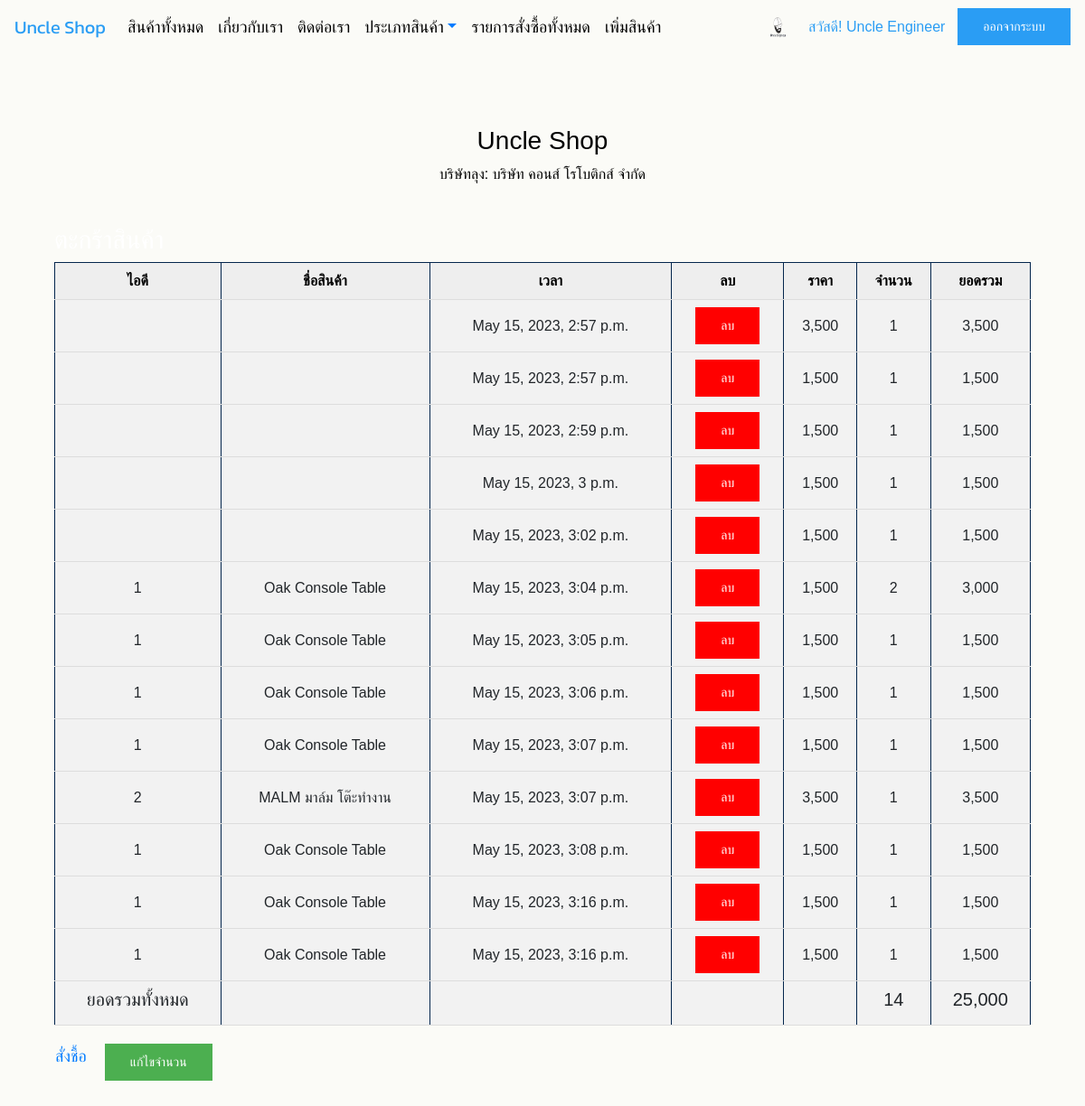
The app's page /mycart/ (signed in), older data.
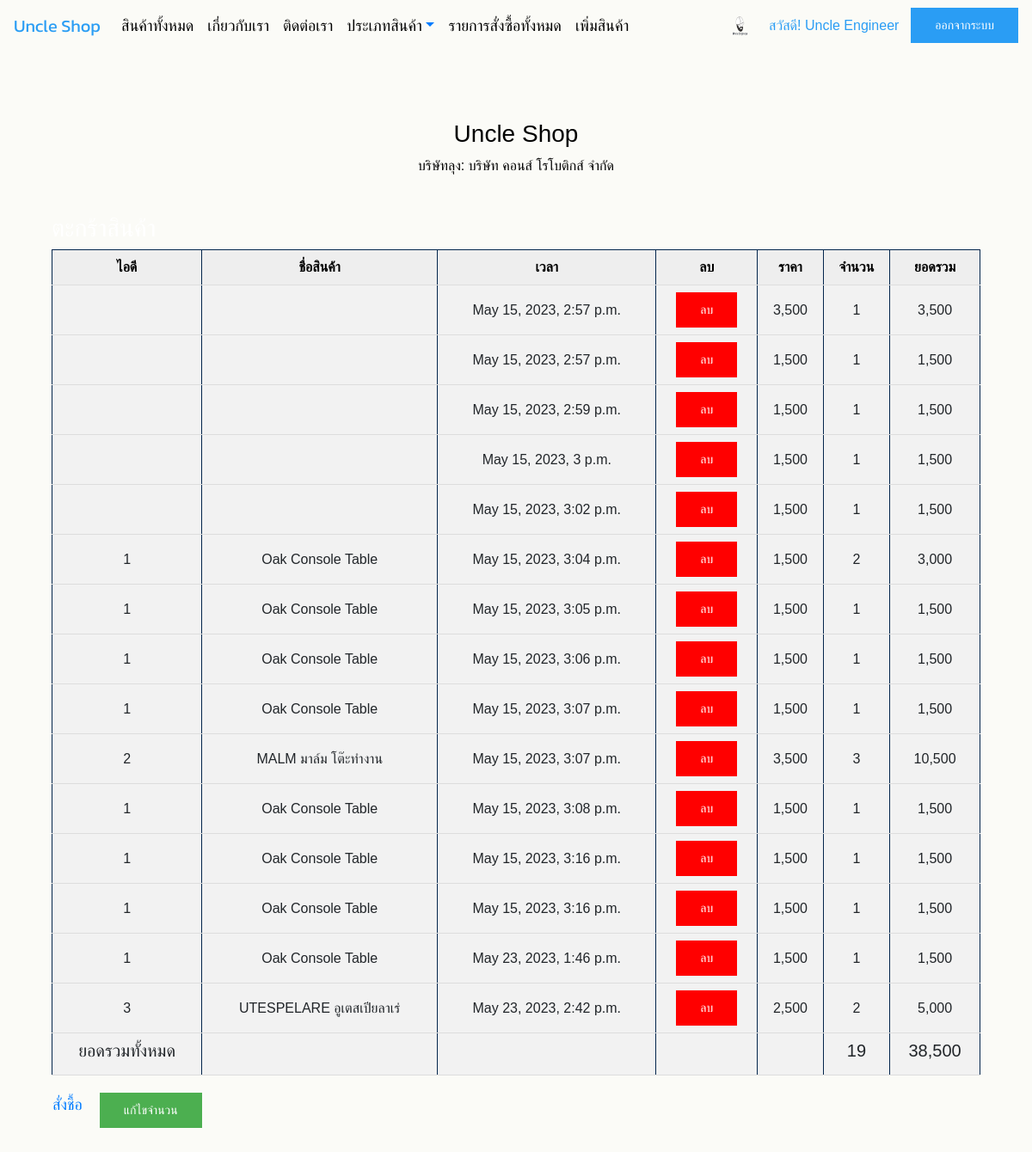
The same page, newer data.
### app_uncle_shop/models.py (models this page shows, shortened)
class Profile(models.Model):
    user = models.OneToOneField(User, on_delete=models.CASCADE)
    photo = models.ImageField(upload_to="photoprofile", null=True, blank=True, default='default.png')
    usertype = models.CharField(max_length=100, default='member')
    cartquan = models.IntegerField(default=0)

class Cart(models.Model):
    user = models.ForeignKey(User, on_delete=models.CASCADE)
    productid = models.CharField(max_length=100)
    productname = models.CharField(max_length=100)
    price = models.IntegerField()
    quantity = models.IntegerField()
    stamp = models.DateTimeField(auto_now_add=True, blank=True, null=True)
    total = models.IntegerField()

### app_uncle_shop/views.py (the view, shortened to what this page needs)
# urls.py: path('mycart/', my_cart, name='my-cart-page'),
def my_cart(request):
    username = request.user.username
    user = User.objects.get(username=username)
    context = {}
    mycart = Cart.objects.filter(user=user)
    count = sum([c.quantity for c in mycart])
    total = sum([c.total for c in mycart])
    context['mycart'] = mycart
    context['count'] = count
    context['total'] = total
    return render(request, 'app_uncle_shop/my-cart.html', context)

### app_uncle_shop/templates/app_uncle_shop/my-cart.html (shortened to what this page needs)
{% extends 'app_uncle_shop/index.html' %}
{% load humanize %}
{% block content %}
<html>
  <head>
    <br />
    <div class="container">
      <div class="text-color-white">
        <h3>ตะกร้าสินค้า</h3>
      </div>
      <table>
          <tr>
            <th>ไอดี</th>
            <th>ชื่อสินค้า</th>
            <th>เวลา</th>
            <th>ลบ</th>
            <th>ราคา</th>
            <th>จำนวน</th>
            <th>ยอดรวม</th>
          </tr>
          {% for pd in mycart %}
          <tr>
            <td>{{pd.productid}}</td>
            <td>{{pd.productname}}</td>
            <td>{{pd.stamp}}</td>
            <td>
              <form
                method="POST"
                id="form{{pd.productid}}"
                onsubmit=" confirm('ທ່ານຢືນຢັນຕ້ອງການລົບ ຫຼື ບໍ?')"
              >
                <button
                  type="submit"
                  form="form{{pd.productid}}"
                  class="button-red"
                >
                  ลบ
                </button>
              </form>
            </td>
            <td>{{pd.price|intcomma}}</td>
            <td>{{pd.quantity|intcomma}}</td>
            <td>{{pd.total|intcomma}}</td>
          </tr>
          {% endfor %}
          <tr>
            <td><h5>ยอดรวมทั้งหมด</h5></td>
            <td></td>
            <td></td>
            <td></td>
            <td></td>
            <td><h5>{{count|intcomma}}</h5></td>
            <td><h5>{{total|intcomma}}</h5></td>
          </tr>
      </table>
      <div style="padding: 10px"></div>
      <div class="row">
        <div style="padding: 8px"></div>
        <a href="{% url 'checkout-page' %}" class="button-orange">สั่งชื้อ</a>
        <div style="padding: 10px"></div>
        <a href="{% url 'my-cart-edit-page' %}" class="button-green"
          >แก้ไขจำนวน</a
        >
      </div>
      <div style="padding: 20px"></div>
    </div>
  </head>
</html>
{% endblock content %}

### app_uncle_shop/templates/app_uncle_shop/index.html (shortened to what this page needs)
{% load static %}
<!DOCTYPE html>
<html lang="en">
  <head>
    <link
      rel="stylesheet"
      href="https://cdn.jsdelivr.net/npm/bootstrap@4.6.1/dist/css/bootstrap.min.css"
    />
    <link rel="stylesheet" href="https://cdnjs.cloudflare.com/ajax/libs/font-awesome/4.7.0/css/font-awesome.min.css">
    <link href="{% static 'css/style.css' %}" rel="stylesheet" />
  </head>
  <body>
    <nav class="navbar navbar-expand-sm bg-lightblue navbar-lightblue">
      <a class="navbar-brand" href="{% url 'home-page' %}"
        ><font color="#2a9df4">Uncle Shop</font></a
      >
      <div class="collapse navbar-collapse" id="collapsibleNavbar">
        <ul class="navbar-nav mr-auto">
          <li class="nav-item">
            <a class="nav-link" href="{% url 'all-product-page' %}"
              ><font color="black">สินค้าทั้งหมด</font>
            </a>
          </li>
          <li class="nav-item">
            <a class="nav-link" href="{% url 'about-page' %}"
              ><font color="black">เกี่ยวกับเรา</font>
            </a>
          </li>
          <li class="nav-item">
            <a class="nav-link" href="{% url 'contact-page' %}"
              ><font color="black">ติดต่อเรา</font></a
            >
          </li>
          <li class="nav-item dropdown">
            <a
              class="nav-link dropdown-toggle"
              href="#"
              id="dropdown01"
              data-toggle="dropdown"
              aria-haspopup="true"
              aria-expanded="false"
              ><font color="black">ประเภทสินค้า</font></a
            >
          </li>
          {% if user.is_authenticated and user.profile.usertype == 'admin' %}
          <li class="nav-item">
            <a class="nav-link" href="{% url 'all-order-product-page' %}"
              ><font color="black">รายการสั่งซื้อทั้งหมด</font>
            </a>
          </li>
          <li class="nav-item">
            <a class="nav-link" href="{% url 'add-product-page' %}">
              <font color="black">เพิ่มสินค้า</font></a
            >
          </li>
          {% endif %}
        </ul>
        {% if user.is_authenticated %}
        <img
          src="{{user.profile.photo.url}}"
          width="40"
          height="40"
          class="rounded-circle"
        />&nbsp&nbsp
        <p style="color: #2a9df4; margin: 5px">
          สวัสดี! {{user.first_name}} {{user.last_name}}&nbsp&nbsp
        </p>
        <a class="button-blue" href="{% url 'logout' %}">ออกจากระบบ</a>
        {% else %}
        <a class="button-blue" href="{% url 'register-page' %}"
          >สมัครสมาชิก</a
        >&nbsp&nbsp&nbsp
        <a class="button-blue" href="{% url 'login' %}">เข้าสู่ระบบ</a>
        {% endif %}
      </div>
    </nav>
    <div style="padding: 20px"></div>
    <div style="padding: 20px"></div>
    <div class="text-center">
      <h3>Uncle Shop</h3>
      <p>
        บริษัทลุง: บริษัท คอนส์ โรโบติกส์ จำกัด
      </p>
    </div>
    <div class="container" style="margin-top: 20px;">
    {% block content %}
    {% endblock content %}
    </div>
  </body>
</html>

### static/css/style.css (style rules this page uses)
body { font-family: "Kanit", sans-serif; font-size: 16px; font-weight: normal; background: #fbfbf7; height: 100%; font-family: Arial; }
.text-color-white { color: white; }
a { font-family: "Kanit", sans-serif; font-size: 18px; }
.text-center { color: black; }
table { border-collapse: collapse; width: 100%; background-color: #f2f2f2; }
th, td { border: 1px solid #03254c; padding: 8px; text-align: center; border-bottom: 1px solid #ddd; }
th { background-color: #eee; color: black; }
.button-blue { background-color: #2a9df4; border: none; color: white; padding: 10px 28px; text-align: center; text-decoration: none; display: inline-block; font-size: 14px; }
.button-red { background-color: #ff0000; border: none; color: white; padding: 10px 28px; text-align: center; text-decoration: none; display: inline-block; font-size: 14px; }
.button-green { background-color: #4caf50; border: none; color: white; padding: 10px 28px; text-align: center; text-decoration: none; display: inline-block; font-size: 14px; }

Row changes from the older to the newer data that the page shows:
changed Cart "MALM มาล์ม โต๊ะทำงาน": quantity "1" → "3"; total "3,500" → "10,500"
added Cart: productid "1", productname "Oak Console Table", stamp "May 23, 2023, 1:46 p.m.", price "1,500", quantity "1", total "1,500"
added Cart: productid "3", productname "UTESPELARE อูเตสเปียลาเร่", stamp "May 23, 2023, 2:42 p.m.", price "2,500", quantity "2", total "5,000"
Text that changed along with them:
{{ count|intcomma }}: "14" → "19"
{{ total|intcomma }}: "25,000" → "38,500"
